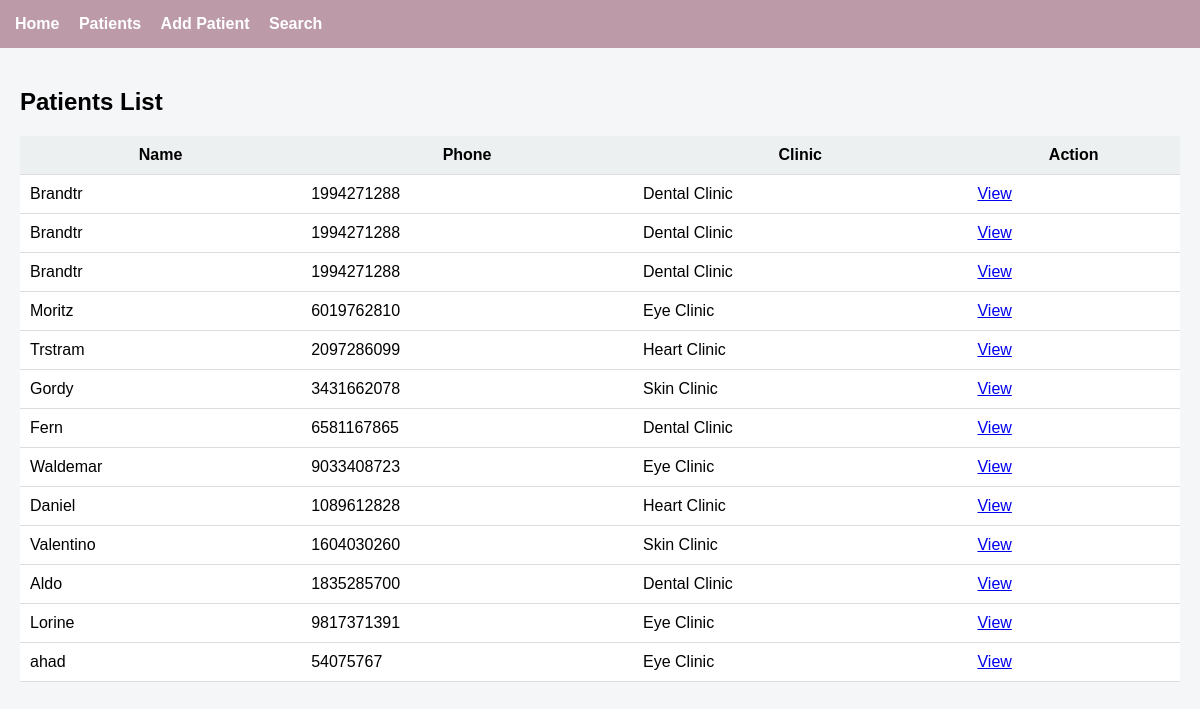
The app's page /patients/ with its own data.
### ahad/models.py (models this page shows, shortened)
class Patient(models.Model):
    name = models.CharField(max_length=100)
    phone = models.IntegerField()
    age = models.IntegerField(null=True, blank=True)
    clinic = models.ForeignKey(Clinic, on_delete=models.CASCADE)

class Clinic(models.Model):
    name = models.CharField(max_length=100)
    location = models.CharField(max_length=100)

### ahad/views.py (the view)
# urls.py: path('patients/', views.patient_list, name='patient_list'),
def patient_list(request):
    query = request.GET.get('q')
    patients = Patient.objects.all()
    if query:
        patients = patients.filter(
            Q(name__icontains=query) |
            Q(phone__icontains=query) |
            Q(clinic__name__icontains=query)
        )
    return render(request, 'ahad/patient_list.html', {'patients': patients})

### ahad/templates/ahad/patient_list.html
{% extends 'ahad/base.html' %}
{% block content %}
<h2>Patients List</h2>
<table>
    <tr>
        <th>Name</th>
        <th>Phone</th>
        <th>Clinic</th>
        <th>Action</th>
    </tr>
    {% for patient in patients %}
    <tr>
        <td>{{ patient.name }}</td>
        <td>{{ patient.phone }}</td>
        <td>{{ patient.clinic.name }}</td>
        <td>
            <a href="{% url 'patient_detail' patient.id %}">View</a>
        </td>
    </tr>
    {% empty %}
    <tr><td colspan="4">No patients found</td></tr>
    {% endfor %}
</table>
{% endblock %}

### ahad/templates/ahad/base.html (shortened to what this page needs)
<!DOCTYPE html>
<html>
<head>
</head>
<body>
<header>
    <a href="{% url 'home' %}">Home</a>
    <a href="{% url 'patient_list' %}">Patients</a>
    <a href="{% url 'add_patient' %}">Add Patient</a>
    <a href="{% url 'search_patients' %}">Search</a>
</header>
<div class="container">
    {% block content %}{% endblock %}
</div>
</body>
</html>

### ahad/templates/ahad/base.html (style rules this page uses)
body { font-family: Arial; background: #f4f6f8; margin: 0; padding: 0; }
header { background: #bc9aa8; color: white; padding: 15px; }
header a { color: white; margin-right: 15px; text-decoration: none; font-weight: bold; }
.container { padding: 20px; }
table { width: 100%; background: white; border-collapse: collapse; }
th, td { padding: 10px; border-bottom: 1px solid #ddd; }
th { background: #ecf0f1; }

### records on screen
Patient: name "Brandtr", phone "1994271288", clinic.name "Dental Clinic"
Patient: name "Brandtr", phone "1994271288", clinic.name "Dental Clinic"
Patient: name "Brandtr", phone "1994271288", clinic.name "Dental Clinic"
Patient: name "Moritz", phone "6019762810", clinic.name "Eye Clinic"
Patient: name "Trstram", phone "2097286099", clinic.name "Heart Clinic"
Patient: name "Gordy", phone "3431662078", clinic.name "Skin Clinic"
Patient: name "Fern", phone "6581167865", clinic.name "Dental Clinic"
Patient: name "Waldemar", phone "9033408723", clinic.name "Eye Clinic"
Patient: name "Daniel", phone "1089612828", clinic.name "Heart Clinic"
Patient: name "Valentino", phone "1604030260", clinic.name "Skin Clinic"
Patient: name "Aldo", phone "1835285700", clinic.name "Dental Clinic"
Patient: name "Lorine", phone "9817371391", clinic.name "Eye Clinic"
Patient: name "ahad", phone "54075767", clinic.name "Eye Clinic"
